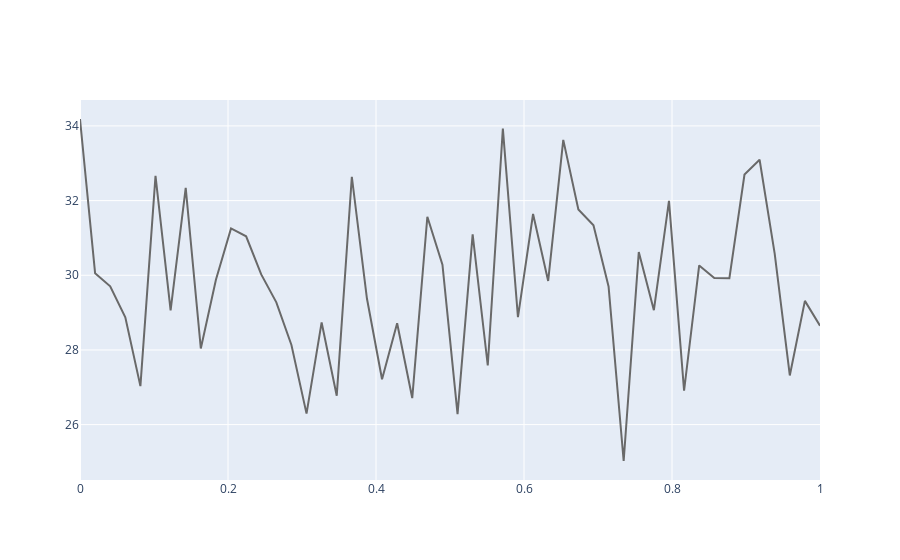

Here is the notebook cell this chart was saved with:
### Code cell
# Criação da Figura
fig = go.Figure()

# Adicionando a Linha 1
fig.add_trace(go.Scatter(x = x,
                        y = random_y1,
                        mode = 'lines',
                        line = dict(color = '#696969')
                        ))

# Execução da Figura
fig.show()

### Figure 1 — Plotly figure (JSON) as saved in the notebook; plotly's stock layout.template omitted (floating-point values rounded to 4 significant figures)
{"data": [{"line": {"color": "#696969"}, "mode": "lines", "type": "scatter", "x": [0, 0.02041, 0.04082, 0.06122, 0.08163, 0.102, 0.1224, 0.1429, 0.1633, 0.1837, 0.2041, 0.2245, 0.2449, 0.2653, 0.2857, 0.3061, 0.3265, 0.3469, 0.3673, 0.3878, 0.4082, 0.4286, 0.449, 0.4694, 0.4898, 0.5102, 0.5306, 0.551, 0.5714, 0.5918, 0.6122, 0.6327, 0.6531, 0.6735, 0.6939, 0.7143, 0.7347, 0.7551, 0.7755, 0.7959, 0.8163, 0.8367, 0.8571, 0.8776, 0.898, 0.9184, 0.9388, 0.9592, 0.9796, 1], "y": [34.19, 30.06, 29.7, 28.87, 27.03, 32.66, 29.06, 32.34, 28.04, 29.88, 31.25, 31.04, 30.02, 29.27, 28.13, 26.29, 28.74, 26.77, 32.64, 29.38, 27.22, 28.71, 26.71, 31.57, 30.28, 26.28, 31.09, 27.58, 33.93, 28.88, 31.64, 29.85, 33.63, 31.76, 31.34, 29.7, 25.03, 30.62, 29.07, 31.99, 26.91, 30.26, 29.93, 29.92, 32.7, 33.09, 30.58, 27.32, 29.31, 28.65]}], "layout": {"autosize": true, "xaxis": {"autorange": true, "range": [0, 1], "type": "linear"}, "yaxis": {"autorange": true, "range": [24.52, 34.69], "type": "linear"}}}
